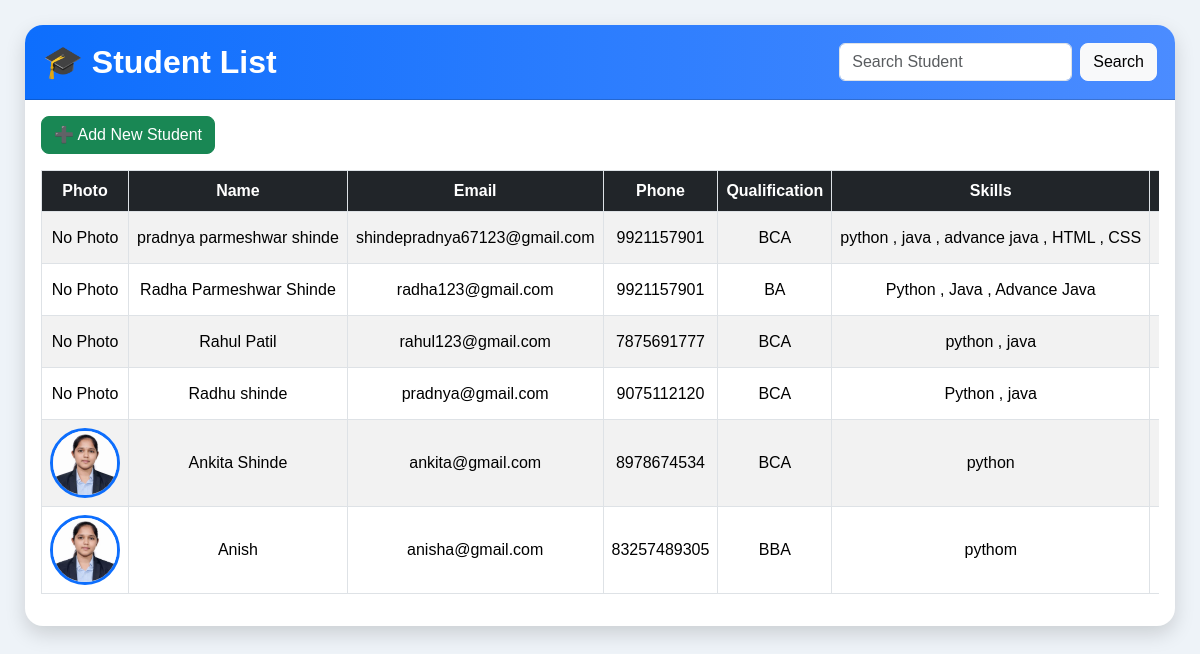
/students/, run on an earlier commit of the app's database.
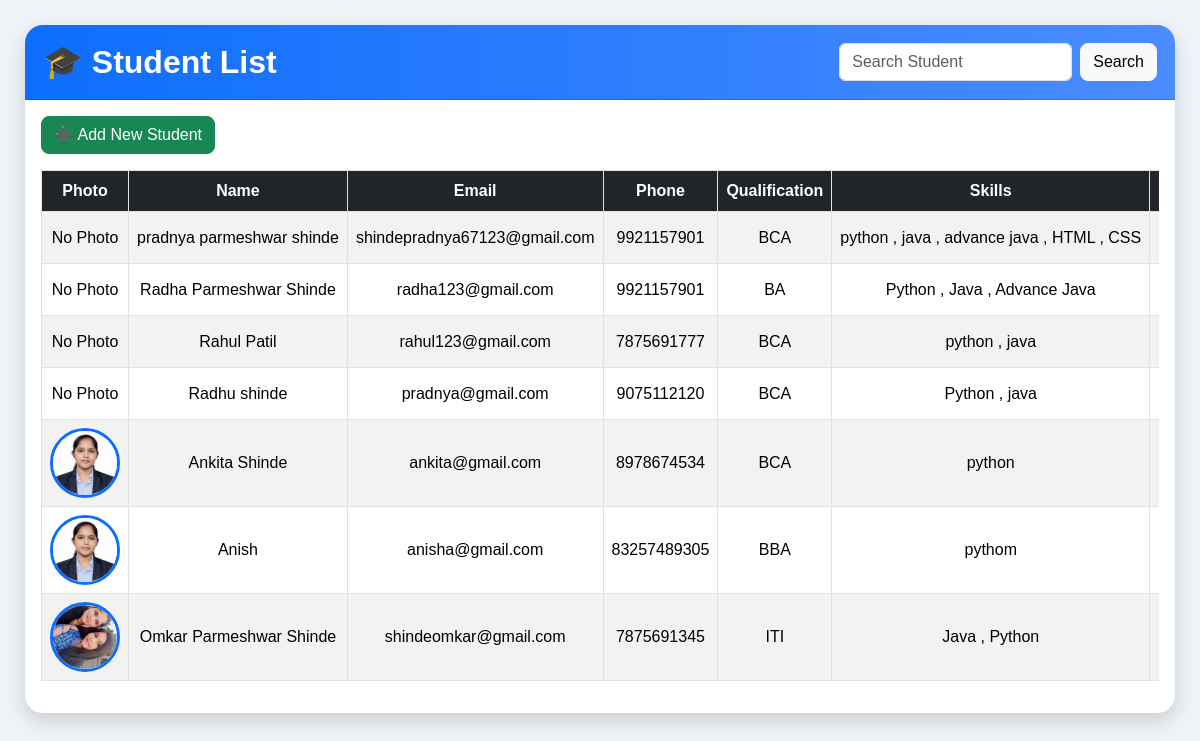
And on a later commit of the database.
### student/models.py (models this page shows, shortened)
class Student(models.Model):
    STATUS_CHOICES = [
        ('Active', 'Active'),
        ('Opt Out', 'Opt Out'),
    ]
    name = models.CharField(max_length=100)
    email = models.EmailField(unique=True)
    password = models.CharField(max_length=100)
    phone = models.CharField(max_length=15)
    address = models.TextField()
    qualification = models.CharField(max_length=100)
    skills = models.TextField()
    experience = models.CharField(max_length=100, blank=True)
    domain = models.CharField(max_length=100, blank=True)
    hobbies = models.TextField(blank=True)
    certification = models.TextField(blank=True)
    projects = models.TextField(blank=True)
    linkedin = models.URLField(blank=True)
    github = models.URLField(blank=True)
    portfolio = models.URLField(blank=True)
    photo = models.ImageField(upload_to='photos/', blank=True, null=True)
    resume = models.FileField(upload_to='resumes/', blank=True, null=True)
    placement_status = models.CharField(
        max_length=20,
        choices=STATUS_CHOICES,
        default='Active'
    )

### student/views.py (the view)
# urls.py: path('students/', views.student_list, name='student_list'),
def student_list(request):
    search = request.GET.get("search")
    if search:
        students = Student.objects.filter(name__icontains=search)
    else:
        students = Student.objects.all()
    return render(
        request,
        "student_list.html",
        {"students": students}
    )

### student/templates/student_list.html (shortened to what this page needs)
<!DOCTYPE html>
<html>
<head>
    <link href="https://cdn.jsdelivr.net/npm/bootstrap@5.3.3/dist/css/bootstrap.min.css" rel="stylesheet">
</head>
<body>
<div class="container-fluid">
    <div class="card">
        <div class="card-header">
            <div class="d-flex justify-content-between align-items-center">
                <h2>🎓 Student List</h2>
                <form method="GET" class="d-flex">
                    <input
                        type="text"
                        name="search"
                        class="form-control me-2"
                        placeholder="Search Student">
                    <button
                        type="submit"
                        class="btn btn-light">
                        Search
                    </button>
                </form>
            </div>
        </div>
        <div class="card-body">
            <a href="{% url 'register' %}" class="btn btn-success mb-3">
                ➕ Add New Student
            </a>
            <div class="table-responsive">
                <table class="table table-bordered table-hover table-striped align-middle">
                    <thead>
                    <tr>
                        <th>Photo</th>
                        <th>Name</th>
                        <th>Email</th>
                        <th>Phone</th>
                        <th>Qualification</th>
                        <th>Skills</th>
                        <th>Experience</th>
                    </tr>
                    </thead>
                    <tbody>
                    {% for student in students %}
                    <tr>
                        <td>
                            {% if student.photo %}
                                <img src="{{ student.photo.url }}">
                            {% else %}
                                No Photo
                            {% endif %}
                        </td>
                        <td>{{ student.name }}</td>
                        <td>{{ student.email }}</td>
                        <td>{{ student.phone }}</td>
                        <td>{{ student.qualification }}</td>
                        <td>{{ student.skills }}</td>
                        <td>{{ student.experience }}</td>
                    </tr>
                    {% empty %}
                    <tr>
                        <td colspan="17" class="text-center text-danger fw-bold">
                            No Students Found
                        </td>
                    </tr>
                    {% endfor %}
                    </tbody>
                </table>
            </div>
        </div>
    </div>
</div>
</body>
</html>

### student/templates/student_list.html (style rules this page uses)
body { background:#eef3f8; font-family:Arial, Helvetica, sans-serif; }
.container-fluid { padding:25px; }
.card { border:none; border-radius:18px; overflow:hidden; box-shadow:0 8px 20px rgba(0,0,0,0.15); }
.card-header { background:linear-gradient(to right,#0d6efd,#4b8cff); color:white; padding:18px; }
.card-header h2 { margin:0; font-weight:bold; }
.table-responsive { overflow-x:auto; }
table { min-width:1800px; }
.table th { background:#212529; color:white; text-align:center; vertical-align:middle; white-space:nowrap; }
.table td { text-align:center; vertical-align:middle; white-space:nowrap; }
img { width:70px; height:70px; border-radius:50%; object-fit:cover; border:3px solid #0d6efd; }
.btn { border-radius:8px; }

What changed in the data, as far as the page shows it:
added Student: photo (picture), name "Omkar Parmeshwar Shinde", email "shindeomkar@gmail.com", phone "7875691345", qualification "ITI", skills "Java , Python"
